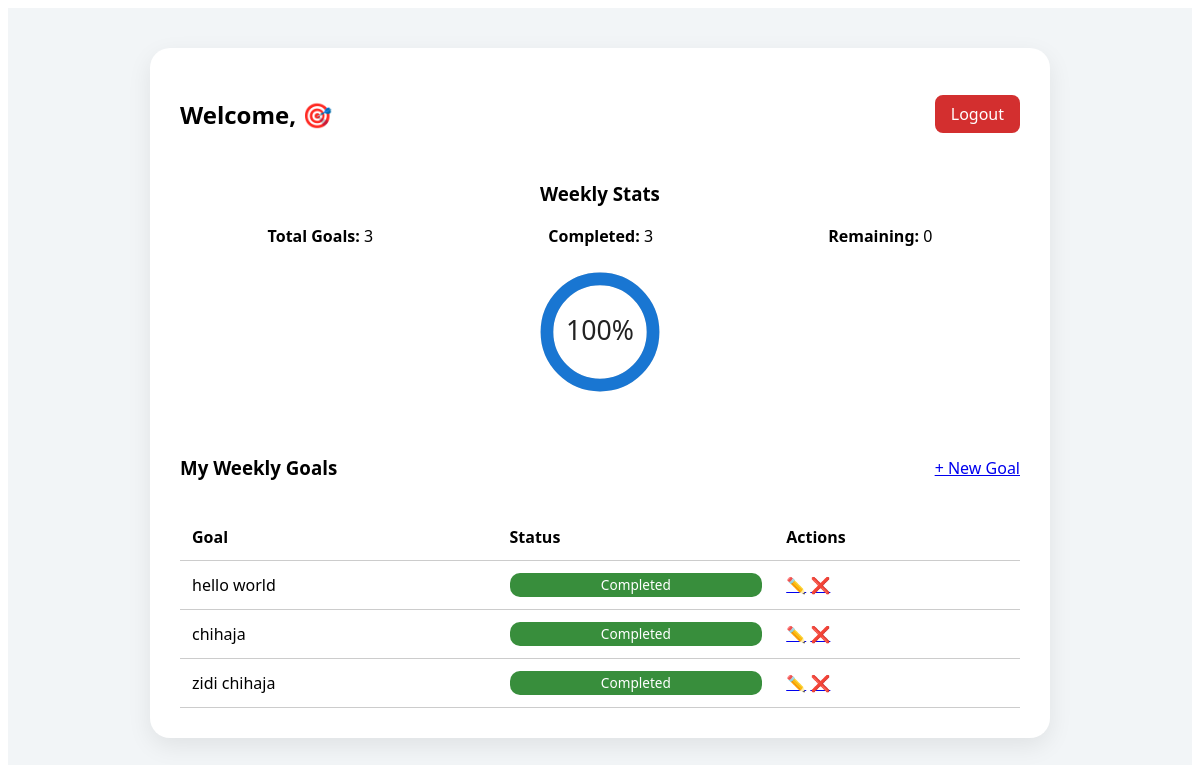
Screenshot of /male/dashboard.php (signed in) with the database file from the repository.
### tables this page shows
CREATE TABLE `goals` (
  `id` int(11) NOT NULL,
  `user_id` int(11) NOT NULL,
  `title` varchar(255) NOT NULL,
  `completed` tinyint(1) DEFAULT 0,
  `created_at` timestamp NOT NULL DEFAULT current_timestamp()
);

### male/dashboard.php (the view, shortened to what this page needs)
<?php
require 'includes/db.php';
$user_id = $_SESSION['user_id'];
$user_stmt = $pdo->prepare("SELECT fname, lname FROM users WHERE id = ?");
$user_stmt->execute([$user_id]);
$user = $user_stmt->fetch(PDO::FETCH_ASSOC);
$fname = $user['fname'];
$lname = $user['lname'];
$stmt = $pdo->prepare("SELECT * FROM goals WHERE user_id = ?");
$stmt->execute([$user_id]);
$goals = $stmt->fetchAll(PDO::FETCH_ASSOC);
$total_goals = count($goals);
$completed_goals = count(array_filter($goals, fn($g) => $g['completed']));
$completion_rate = $total_goals > 0 ? round(($completed_goals / $total_goals) * 100) : 0;
?>
<!DOCTYPE html>
<html lang="en">
<head>
</head>
<body>
<div class="container">
    <div class="dashboard-card">
        <div class="dashboard-header">
            <h2>Welcome, <?= htmlspecialchars($fname) . ' ' . htmlspecialchars($lname) ?> 🎯</h2>
            <a href="logout.php" class="btn logout-btn">Logout</a>
        </div>
        <div class="stats-section">
            <h3>Weekly Stats</h3>
            <div class="stats-grid">
                <div><strong>Total Goals:</strong> <?= $total_goals ?></div>
                <div><strong>Completed:</strong> <?= $completed_goals ?></div>
                <div><strong>Remaining:</strong> <?= $total_goals - $completed_goals ?></div>
            </div>
            <div class="circular-progress">
                <svg viewBox="0 0 36 36">
                    <path class="bg" d="M18 2.0845
                      a 15.9155 15.9155 0 0 1 0 31.831
                      a 15.9155 15.9155 0 0 1 0 -31.831"/>
                    <path class="progress"
                      stroke-dasharray="<?= $completion_rate ?>, 100"
                      d="M18 2.0845
                        a 15.9155 15.9155 0 0 1 0 31.831
                        a 15.9155 15.9155 0 0 1 0 -31.831"/>
                    <text x="18" y="20.35" class="percentage"><?= $completion_rate ?>%</text>
                </svg>
            </div>
        </div>
        <div class="goals-section">
            <div class="goals-header">
                <h3>My Weekly Goals</h3>
                <a href="add_goal.php" class="btn">+ New Goal</a>
            </div>
            <table class="goals-table">
                <thead>
                <tr>
                    <th>Goal</th>
                    <th>Status</th>
                    <th>Actions</th>
                </tr>
                </thead>
                <tbody>
                <?php foreach ($goals as $goal): ?>
                    <tr>
                        <td><?= htmlspecialchars($goal['title']) ?></td>
                        <td>
                            <div class="progress-bar">
                                <div class="<?= $goal['completed'] ? 'bar green' : 'bar red' ?>"
                                     style="width: <?= $goal['completed'] ? '100%' : '0%' ?>;">
                                    <?= $goal['completed'] ? 'Completed' : 'Pending' ?>
                                </div>
                            </div>
                        </td>
                        <td>
                            <a href="edit_goal.php?id=<?= $goal['id'] ?>">✏️</a>
                            <a href="delete_goal.php?id=<?= $goal['id'] ?>">❌</a>
                        </td>
                    </tr>
                <?php endforeach; ?>
                </tbody>
            </table>
        </div>
    </div>
</div>
</body>
</html>

### male/dashboard.php (style rules this page uses)
.container { font-family: 'Segoe UI', Tahoma, Geneva, Verdana, sans-serif; background-color: #f2f5f7; display: flex; justify-content: center; align-items: flex-start; padding: 40px 20px; }
.dashboard-card { background-color: #ffffff; border-radius: 20px; box-shadow: 0 8px 25px rgba(0, 0, 0, 0.08); padding: 30px; max-width: 900px; width: 100%; box-sizing: border-box; }
.dashboard-header { display: flex; justify-content: space-between; align-items: center; flex-wrap: wrap; margin-bottom: 30px; }
.logout-btn { background-color: #d32f2f; color: white; padding: 8px 16px; border-radius: 8px; text-decoration: none; }
.stats-section { text-align: center; margin-bottom: 40px; }
.stats-grid { display: flex; justify-content: space-around; margin-top: 15px; margin-bottom: 25px; }
.circular-progress svg { width: 120px; height: 120px; }
.circular-progress .percentage { fill: #222; font-size: 0.5em; text-anchor: middle; }
.goals-section { margin-top: 20px; }
.goals-header { display: flex; justify-content: space-between; align-items: center; }
.goals-table { width: 100%; border-collapse: collapse; margin-top: 15px; }
.goals-table th, .goals-table td { padding: 12px; border-bottom: 1px solid #ccc; text-align: left; }
.progress-bar { background-color: #cfd8dc; border-radius: 10px; overflow: hidden; height: 24px; }
.bar { height: 100%; color: white; display: flex; align-items: center; justify-content: center; font-size: 0.85em; transition: width 0.4s ease; }
.green { background-color: #388e3c; }

### rows the page displays
goals: title "hello world", completed "Completed"
goals: title "chihaja", completed "Completed"
goals: title "zidi chihaja", completed "Completed"

### other values shown
$total_goals "3"
$completed_goals "3"
$total_goals - $completed_goals "0"
$completion_rate "100"
